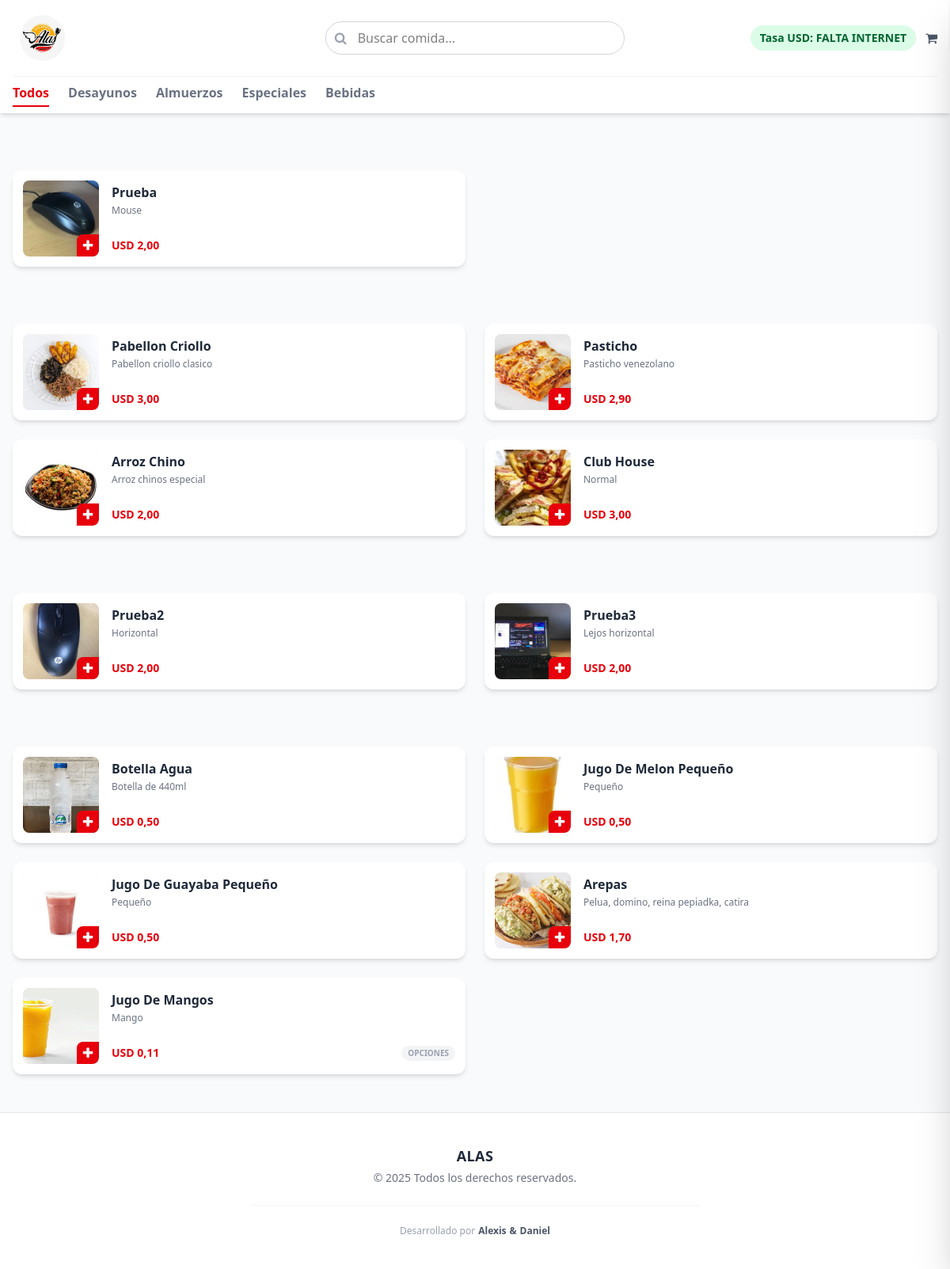
Page /menu.php on the committed database.
### tables this page shows
CREATE TABLE `producto` (
  `producto_id` int(11) NOT NULL,
  `producto_nombre` varchar(50) DEFAULT NULL,
  `producto_precio` decimal(30,2) DEFAULT NULL,
  `producto_estado` tinyint(1) NOT NULL DEFAULT 1,
  `producto_foto` varchar(500) DEFAULT NULL,
  `categoria_id` int(11) DEFAULT NULL,
  `usuario_id` int(11) DEFAULT NULL,
  `descripcion_producto` varchar(250) DEFAULT NULL
);

### php/api_tasa_usd.php (called while the page is built, shortened)
<?php
$tasa_usd = 'FALTA INTERNET';
$tasa_usd_num = 0;

### php/categorias_ordenadas.php (called while the page is built)
<?php
$query_categorias = $conexion->prepare("
  SELECT DISTINCT c.categoria_nombre
  FROM categoria c
  INNER JOIN producto p ON c.categoria_id = p.categoria_id
  WHERE p.producto_estado = 1
  ORDER BY c.categoria_nombre ASC
");
$query_categorias->execute();
$categorias = $query_categorias->fetchAll(PDO::FETCH_ASSOC);
$desayunos = array_filter($categorias, fn($c) => $c['categoria_nombre'] === 'Desayunos');
$almuerzos = array_filter($categorias, fn($c) => $c['categoria_nombre'] === 'Almuerzos');
$especiales = array_filter($categorias, fn($c) => $c['categoria_nombre'] === 'Especiales');
$bebidas = array_filter($categorias, fn($c) => $c['categoria_nombre'] === 'Bebidas');
$otras = array_filter($categorias, fn($c) => !in_array($c['categoria_nombre'], ['Desayunos', 'Almuerzos', 'Especiales', 'Bebidas']));
$categorias_ordenadas = array_merge($desayunos, $almuerzos, $otras, $especiales, $bebidas);

### php/productos_cliente.php (the view, shortened to what this page needs)
<?php
foreach ($categorias_ordenadas as $categoria) {
    $categoria_nombre = $categoria['categoria_nombre'];
    $query = $conexion->prepare("
        SELECT p.* FROM producto p
        INNER JOIN categoria c ON p.categoria_id = c.categoria_id
        WHERE p.producto_estado = 1
        AND c.categoria_nombre = :nombre
    ");
    $query->execute([':nombre' => $categoria_nombre]);
    $productos = $query->fetchAll();
    $categoria_id_texto = strtolower(str_replace(' ', '', $categoria_nombre));
    $id_de_esta_categoria = $productos[0]['categoria_id'];
?>
    <section id="<?php echo htmlspecialchars($categoria_id_texto); ?>"
        data-numeric-id="categoria-<?php echo $id_de_esta_categoria; ?>"
        class="mb-8 product-section pt-10 mt-2">
        <div class="space-y-4 lg:grid lg:grid-cols-2 lg:gap-6 lg:space-y-0 xl:grid-cols-3">
            <?php foreach ($productos as $producto):
                $producto_id = $producto['producto_id'];
                $precio_base_usd = (float)$producto['producto_precio'];
                $nombre_producto = ucwords(strtolower($producto['producto_nombre']));
                $descripcion = ucfirst(strtolower($producto['descripcion_producto']));
                $foto_url = '../img/producto/large/' . $producto['producto_foto'];
                if ($tasa_usd_num > 0) {
                    $precio_base_bs = $precio_base_usd * $tasa_usd_num;
                    $precio_display = '<span class="text-red-600 font-bold">Bs. ' . number_format($precio_base_bs, 2, ',', '.') . '</span>';
                } else {
                    $precio_base_bs = 0;
                    $precio_display = '<span class="text-red-600 font-bold">USD ' . number_format($precio_base_usd, 2, ',', '.') . '</span>';
                }
                $stmt_var = $conexion->prepare("
                    SELECT vp.id_variante_producto, v.nombre_variante, vp.precio_variante
                    FROM variante_producto vp
                    INNER JOIN variante v ON vp.id_variante = v.id_variante
                    WHERE vp.producto_id = :pid
                ");
                $stmt_var->execute([':pid' => $producto_id]);
                $variantes_db = $stmt_var->fetchAll();
                $lista_variantes = [];
                if (count($variantes_db) > 0) {
                    foreach ($variantes_db as $v) {
                        $precio_var_usd = (float)$v['precio_variante'];
                        $precio_var_bs = ($tasa_usd_num > 0) ? $precio_var_usd * $tasa_usd_num : 0;
                        $lista_variantes[] = [
                            'id' => 'v' . $v['id_variante_producto'],
                            'nombre' => $v['nombre_variante'],
                            'precio_bs' => $precio_var_bs,
                            'precio_usd' => $precio_var_usd
                        ];
                    }
                } else {
                    $lista_variantes[] = [
                        'id' => 'p' . $producto_id,
                        'nombre' => 'Estándar',
                        'precio_bs' => $precio_base_bs,
                        'precio_usd' => $precio_base_usd
                    ];
                }
                $producto_data_json = [
                    'id_padre' => $producto_id,
                    'nombre' => $nombre_producto,
                    'descripcion' => $descripcion,
                    'foto' => $foto_url,
                    'variantes' => $lista_variantes
                ];
                $json_attr = htmlspecialchars(json_encode($producto_data_json), ENT_QUOTES, 'UTF-8');
            ?>
                <div id="producto-<?php echo $producto_id; ?>"
                    class="flex bg-white rounded-xl shadow-md overflow-hidden p-3 hover:shadow-lg transition cursor-pointer transform active:scale-[0.98] duration-200 border border-transparent hover:border-red-100"
                    onclick="openModal(<?php echo $json_attr; ?>)">
                    <div class="flex-shrink-0 w-24 h-24 bg-gray-100 rounded-lg overflow-hidden mr-4 relative">
                        <img src="<?php echo htmlspecialchars($foto_url); ?>"
                            alt="<?php echo htmlspecialchars($nombre_producto); ?>"
                            loading="lazy"
                            class="w-full h-full object-cover" />
                        <div class="absolute bottom-0 right-0 bg-red-600 text-white w-7 h-7 flex items-center justify-center rounded-tl-lg rounded-br-lg shadow-sm">
                            <i class="fa fa-plus text-xs"></i>
                        </div>
                    </div>
                    <div class="flex-grow flex flex-col justify-between py-1">
                        <div>
                            <h4 class="text-base font-bold text-gray-800 leading-snug mb-1"><?php echo htmlspecialchars($nombre_producto); ?></h4>
                            <p class="text-xs text-gray-500 line-clamp-2"><?php echo htmlspecialchars($descripcion); ?></p>
                        </div>
                        <div class="flex items-end justify-between mt-2">
                            <div class="text-sm">
                                <?php echo $precio_display; ?>
                            </div>
                            <?php if (count($variantes_db) > 0): ?>
                                <span class="text-[10px] uppercase font-bold text-gray-400 bg-gray-100 px-2 py-0.5 rounded-full">
                                    Opciones
                                </span>
                            <?php endif; ?>
                        </div>
                    </div>
                </div>
            <?php endforeach; ?>
        </div>
    </section>
<?php
}
?>

### inc/head_cliente.php (shortened to what this page needs)
<!DOCTYPE html>
<html lang="es">
<head>
  <link rel="stylesheet" href="css/output.css">
  <link rel="stylesheet" href="css/estilos.css">
  <link rel="stylesheet" href="https://cdnjs.cloudflare.com/ajax/libs/font-awesome/4.7.0/css/font-awesome.min.css">
  <link rel="stylesheet" href="https://cdnjs.cloudflare.com/ajax/libs/font-awesome/4.7.0/css/font-awesome.min.css">
  <link rel="stylesheet" href="css/estilo_cliente.css">
</head>

### menu.php (shortened to what this page needs)
<?php
$conexion = conexion();
$hora_actual_servidor = (int)date('H');
$telefono_whatsapp = "";
$stmt = $conexion->prepare("SELECT usuario_telefono FROM usuario WHERE usuario_id = 30 LIMIT 1");
$stmt->execute();
$admin_user = $stmt->fetch();
if ($admin_user && $admin_user['usuario_telefono']) {
  $telefono_whatsapp = $admin_user['usuario_telefono'];
}
include "./php/api_tasa_usd.php";
include "./inc/head_cliente.php";
include "./php/categorias_ordenadas.php";
?>
<body class="bg-gray-50 antialiased"
  data-whatsapp-number="<?php echo htmlspecialchars($telefono_whatsapp); ?>"
  data-server-hour="<?php echo $hora_actual_servidor; ?>">
  <div class="min-h-screen">
    <?php include "./inc/navbar_cliente.php"; ?>
    <main class="max-w-7xl mx-auto p-4 pt-6 pb-20 lg:pb-4" id="main-content">
      <div id="product-content-wrapper">
        <?php include "./php/productos_cliente.php"; ?>
      </div>
    </main>
  </div>
  <?php include "./inc/footer_cliente.php"; ?>
</body>

### inc/navbar_cliente.php (shortened to what this page needs)
<header id="main-header" class="bg-white py-2 px-4 shadow-md sticky top-0 z-10" style="transition: top 0.3s ease-in-out;">
    <div class="max-w-7xl mx-auto">
        <div class="flex justify-between items-center w-full lg:grid lg:grid-cols-3 lg:gap-4">
            <div class="flex items-center space-x-2">
                <img src="../img/logo_sin_fondo.png" alt="Logo" class="w-auto h-16 md:h-20 object-contain" />
            </div>
            <div class="hidden lg:flex justify-center">
                <form autocomplete="off" class="relative w-full max-w-lg">
                    <input
                        type="text"
                        id="desktop-search-input" name="txt_buscador"
                        placeholder="Buscar comida..."
                        class="w-full py-2 pl-10 pr-4 border border-gray-300 rounded-full focus:ring-red-500 focus:border-red-500" />
                    <span class="absolute left-3 top-1/2 transform -translate-y-1/2 text-gray-400">
                        <i class="fa fa-search"></i>
                    </span>
                </form>
            </div>
            <div class="flex items-center space-x-3 justify-end">
                <span class="text-sm font-semibold text-green-800 bg-green-100 p-1.5 rounded-full px-3">
                    Tasa USD: <strong><?php echo $tasa_usd; ?></strong>
                </span>
                <button id="open-cart-btn-desktop" class="relative text-gray-600 hover:text-red-500 hidden lg:block">
                    <i class="fa fa-shopping-cart text-2xl"></i>
                </button>
            </div>
        </div>
        <section
            class="mt-2 pt-2 border-t border-gray-100"
            id="category-nav-section">
            <nav class="flex space-x-6 overflow-x-auto lg:overflow-visible pb-2 lg:pb-0 lg:justify-start lg:flex-wrap">
                <?php
                $clases_todos = 'text-red-600 border-red-600';
                echo '<a href="#todos" class="category-link flex-shrink-0 font-semibold border-b-2 pb-1 hover:text-red-600 hover:border-red-600 transition ' . $clases_todos . '">';
                echo 'Todos';
                echo '</a>';
                foreach ($categorias_ordenadas as $categoria) {
                    $categoria_id = strtolower(str_replace(' ', '', $categoria['categoria_nombre']));
                    $clases_link = 'text-gray-500 border-transparent';
                    echo '<a href="#' . htmlspecialchars($categoria_id) . '" class="category-link flex-shrink-0 font-semibold border-b-2 pb-1 hover:text-red-600 hover:border-red-600 transition ' . $clases_link . '">';
                    echo htmlspecialchars($categoria['categoria_nombre']);
                    echo '</a>';
                }
                ?>
            </nav>
        </section>
    </div>
</header>

### inc/footer_cliente.php
<footer class="bg-white border-t border-gray-200 mt-auto pb-24 lg:pb-0">
    <div class="max-w-7xl mx-auto py-10 px-4 sm:px-6 lg:px-8">
        <div class="flex justify-center items-center">
            <div class="text-center">
                <h3 class="text-lg font-bold text-gray-800 tracking-wide mb-1">ALAS</h3>
                <p class="text-sm text-gray-500 font-medium">
                    &copy; <?php echo date('Y'); ?> Todos los derechos reservados.
                </p>
            </div>
        </div>
        <div class="border-t border-gray-100 my-6 w-1/2 mx-auto"></div>
        <div class="flex flex-col sm:flex-row justify-center items-center text-xs text-gray-400 gap-1">
            <span>Desarrollado por</span>
            <div class="flex gap-1 font-semibold text-gray-600">
                <span class="hover:text-gray-900 transition-colors cursor-default">Alexis</span>
                <span>&</span>
                <span class="hover:text-gray-900 transition-colors cursor-default">Daniel</span>
            </div>
        </div>
    </div>
</footer>
</html>

### css/estilos.css (style rules this page uses)
body, html { height: 100%; width: 100%; background-color: #f9fafb; }

### rows in the picture
producto: producto_foto+producto_nombre (picture), producto_nombre "Prueba", descripcion_producto "Mouse", producto_precio "2,00"
producto: producto_foto (picture), producto_nombre "Pabellon Criollo", descripcion_producto "Pabellon criollo clasico", producto_precio "3,00"
producto: producto_foto+producto_nombre (picture), producto_nombre "Pasticho", descripcion_producto "Pasticho venezolano", producto_precio "2,90"
producto: producto_foto (picture), producto_nombre "Arroz Chino", descripcion_producto "Arroz chinos especial", producto_precio "2,00"
producto: producto_foto (picture), producto_nombre "Club House", descripcion_producto "Normal", producto_precio "3,00"
producto: producto_foto+producto_nombre (picture), producto_nombre "Prueba2", descripcion_producto "Horizontal", producto_precio "2,00"
producto: producto_foto+producto_nombre (picture), producto_nombre "Prueba3", descripcion_producto "Lejos horizontal", producto_precio "2,00"
producto: producto_foto (picture), producto_nombre "Botella Agua", descripcion_producto "Botella de 440ml", producto_precio "0,50"
producto: producto_foto (picture), producto_nombre "Jugo De Melon Pequeño", descripcion_producto "Pequeño", producto_precio "0,50"
producto: producto_foto (picture), producto_nombre "Jugo De Guayaba Pequeño", descripcion_producto "Pequeño", producto_precio "0,50"
producto: producto_foto+producto_nombre (picture), producto_nombre "Arepas", descripcion_producto "Pelua, domino, reina pepiadka, catira", producto_precio "1,70"
producto: producto_foto (picture), producto_nombre "Jugo De Mangos", descripcion_producto "Mango", producto_precio "0,11", shows "OPCIONES"

### other values in the picture
$tasa_usd "FALTA INTERNET"
$categoria['categoria_nombre'] "Desayunos"
$categoria['categoria_nombre'] "Almuerzos"
$categoria['categoria_nombre'] "Especiales"
$categoria['categoria_nombre'] "Bebidas"
